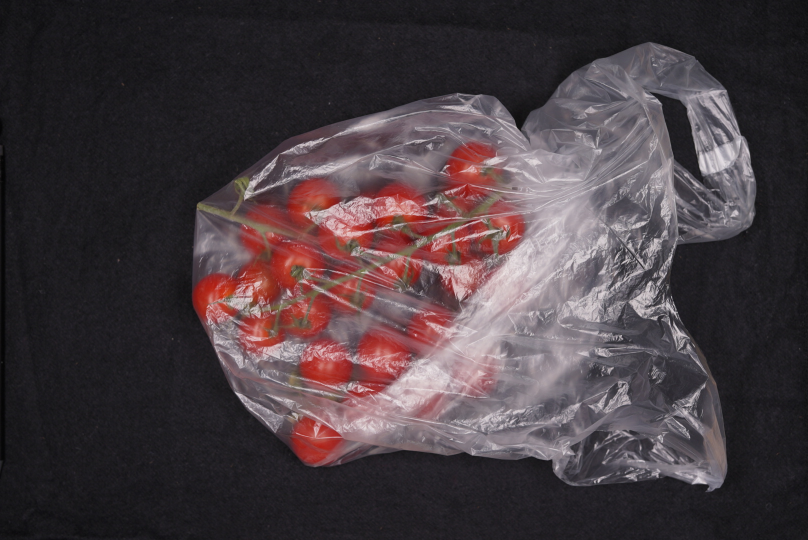
#> input picture images/Tomaten-Cocktail/train/PICT_20250604_154015.JPG, 1616 x 1080 px, found by its file name (shown at 1/2 size)
$ python bg_ai.py   (older library calls are emulated)
#> lines starting #> are read from the running program, lines starting #| are printed output that depends on the picture; after the words box and inside, x2 and y2 are one past the last pixel; in counts of white or black regions, pixels touching at a corner belong together
import cv2
import numpy as np
import time
import os

# --- Configuration ---
IMAGE_PATH = "images/Tomaten-Cocktail/PICT_20250604_154015.JPG"
# Create a dummy image if the path doesn't exist, so the script is runnable
if not os.path.exists(IMAGE_PATH):
    print(f"Warning: Image path not found. Creating a dummy test image.")
    dummy_img = np.zeros((1080, 1920, 3), dtype=np.uint8)
    # Add some dark gray patches (like the ones to be removed)
    dummy_img[100:200, 100:200] = [30, 32, 31]
    # Add some other colored objects
    cv2.circle(dummy_img, (500, 500), 150, (0, 0, 255), -1)  # large red circle
    # Add some small "dots" to be removed
    cv2.circle(dummy_img, (800, 200), 5, (0, 255, 0), -1)  # small green dot
    cv2.circle(dummy_img, (900, 300), 8, (255, 0, 0), -1)  # small blue dot
    test_img = dummy_img
else:
    # Use cv2.IMREAD_COLOR for clarity, it's the default.
    # OpenCV reads images in BGR order by default.
    test_img = cv2.imread(IMAGE_PATH, cv2.IMREAD_COLOR)
#> test_img is the input picture: shape (1080, 1616, 3); mean B, G, R 65.1, 60.7, 72.2
#| Image Dimensions: (1080, 1616, 3)

if test_img is None:
    raise FileNotFoundError(f"Could not read image from {IMAGE_PATH}")


# --- Optimized Functions ---

def remove_bg_vectorized(img):
    """
    Removes the background using NumPy boolean masking. This is orders of magnitude
    faster than iterating with Python loops.
    """
    # Important: Work with a wider data type to prevent overflow when summing.
    # OpenCV loads images as BGR (Blue, Green, Red).
    img_int = img.astype(np.int16)
    b, g, r = img_int[:, :, 0], img_int[:, :, 1], img_int[:, :, 2]
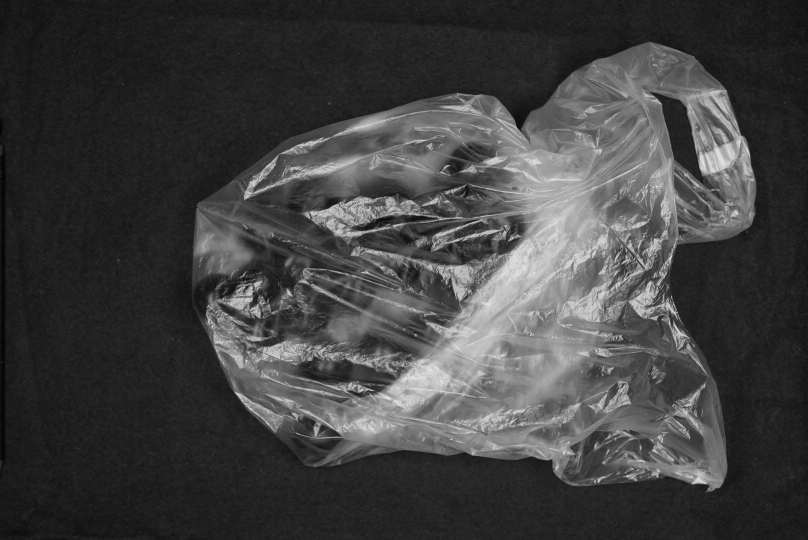
#> b: shape (1080, 1616) int16 (shown at 1/2 size); min 1, max 231, mean 65.1
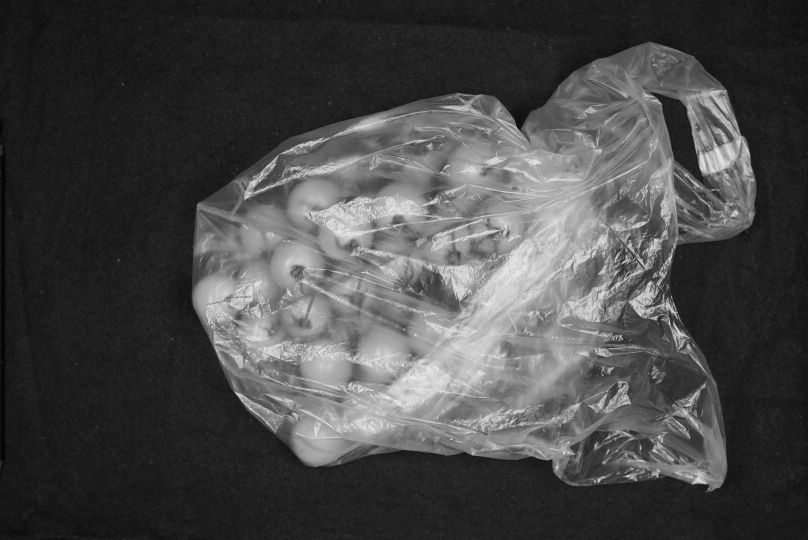
#> r: shape (1080, 1616) int16 (shown at 1/2 size); min 3, max 242, mean 72.2

    # Create a boolean "mask" for all pixels that meet the criteria.
    # This performs the calculation on the entire image at once.
    is_dark_gray_mask = ((r + g + b) < 120) & \
                        (np.abs(r - g) < 10) & \
                        (np.abs(g - b) < 10)
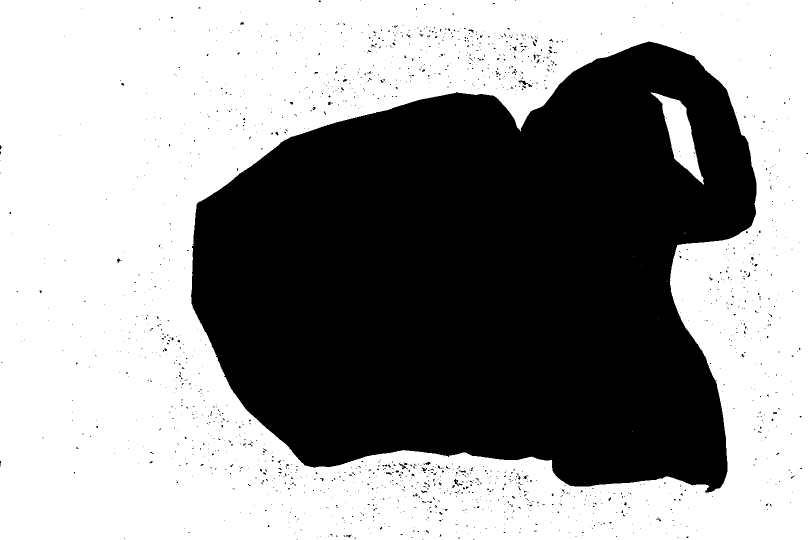
#> is_dark_gray_mask: shape (1080, 1616) bool (shown at 1/2 size); 58% white; 1694 black regions (1646 under 20 px), largest, box (x1, y1, x2, y2) and area: (382, 83, 1513, 985) 725676, (1037, 160, 1064, 174) 108, (908, 958, 918, 973) 62

    # Use the mask to set all matching pixels to white.
    # This is also a single, highly optimized operation.
    img[is_dark_gray_mask] = [255, 255, 255]
    return img


def remove_dots_optimized(img, min_size_threshold=1000):
    """
    Removes small noise/dots using OpenCV's built-in and highly optimized
    connected components labeling algorithm.
    """
#> called with min_size_threshold = 1000
    # 1. Create a binary image: 0 for background (white), 255 for foreground (everything else)
    # This is the required input for connectedComponentsWithStats.
    gray = cv2.cvtColor(img, cv2.COLOR_BGR2GRAY)
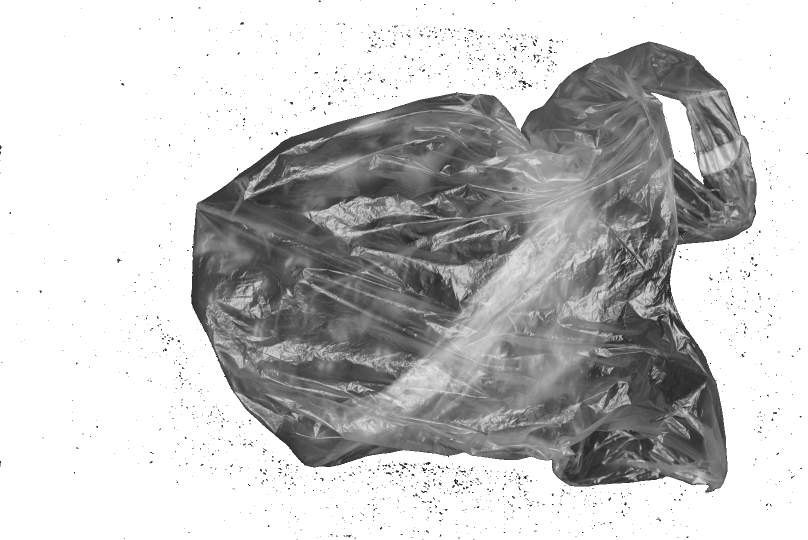
#> gray: shape (1080, 1616) (shown at 1/2 size); min 20, max 255, mean 196.1
    # Threshold the image. Anything not pure white (255) is considered part of an object.
    _, binary_mask = cv2.threshold(gray, 254, 255, cv2.THRESH_BINARY_INV)

    # 2. Find all connected components and get their stats (including area)
    # This one function replaces your entire BFS/DFS search and is implemented in C++.
    num_labels, labels, stats, centroids = cv2.connectedComponentsWithStats(binary_mask, 8, cv2.CV_32S)
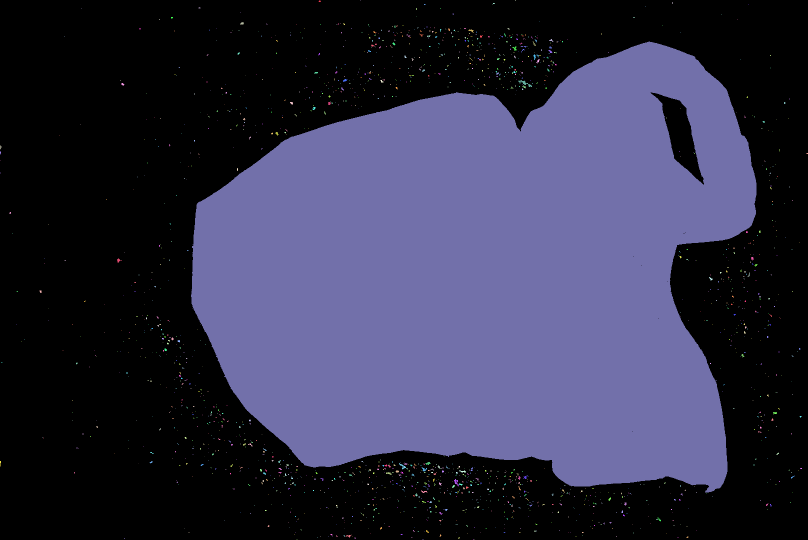
#> labels: shape (1080, 1616) int32 (shown at 1/2 size); 1695 distinct labels, from 0 to 1694; one colour per label, 0 black
#> num_labels = 1695; stats = 1695 rows, first 6: [0, 0, 1616, 1080, 1011921], [637, 1, 5, 3, 11], [721, 0, 1, 1, 1], [1030, 0, 2, 1, 2], [1344, 5, 2, 3, 4], [985, 6, 5, 3, 8]; centroids = 1695 pairs, first value 0 to 1614, second value 0 to 1079

    # 3. Create a mask to identify all the small objects we want to remove.
    # We start with an empty mask of zeros.
    small_objects_mask = np.zeros(binary_mask.shape, dtype="uint8")

    # Iterate from 1 to num_labels (0 is the background label)
    for i in range(1, num_labels):
        # Get the area of the component from the stats matrix
        area = stats[i, cv2.CC_STAT_AREA]

        # If the area is smaller than our threshold, add it to our mask
        if area < min_size_threshold:
            # The 'labels' image contains the ID of the component for each pixel.
            # We find all pixels that belong to the current small component 'i'.
            small_objects_mask[labels == i] = 255
#> this loop made 1694 passes
#> area on passes 22, 56, 87: 27, 34, 20
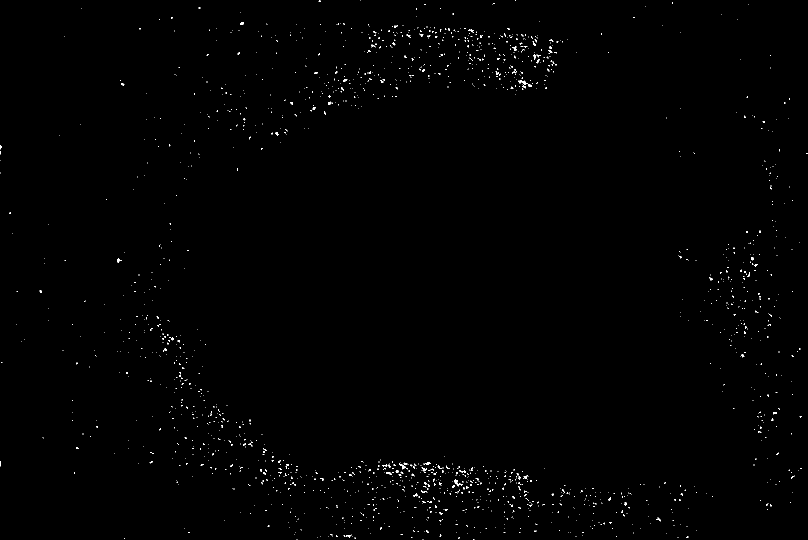
#> small_objects_mask: shape (1080, 1616) (shown at 1/2 size); 0.44% white in thin lines or dots

    # 4. Use the final mask to set the small objects to white in the original image.
    # The mask is non-zero (255) for all small dots.
    img[small_objects_mask > 0] = [255, 255, 255]
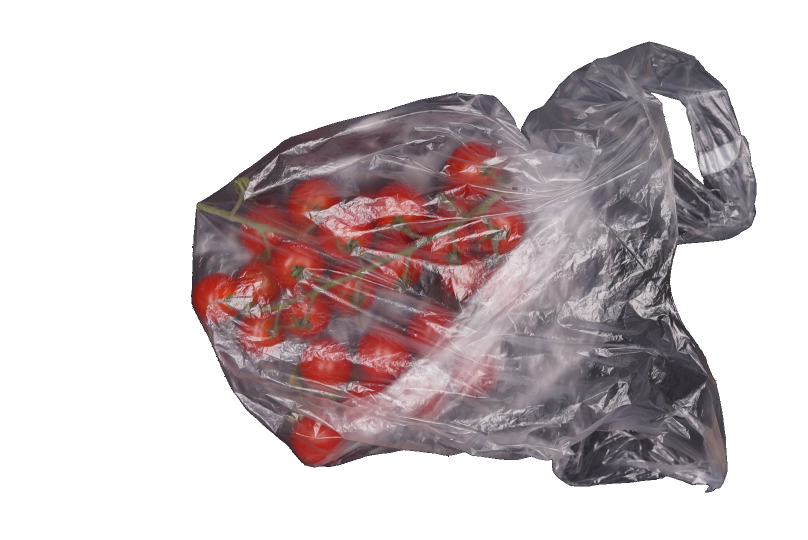
#> img: shape (1080, 1616, 3) (shown at 1/2 size); mean B, G, R 195.7, 193.6, 204.2
    return img


# --- Benchmarking ---
img_copy_1 = test_img.copy()
img_copy_2 = test_img.copy()

print(f"Image Dimensions: {test_img.shape}")

# --- New Optimized Method ---
print("\n--- Running Optimized Version ---")
start_opt = time.time_ns()
processed_img = remove_bg_vectorized(img_copy_1)
end_bg_opt = time.time_ns()
print(f"Optimized remove_bg:    {(end_bg_opt - start_opt) / 1_000_000:.4f} ms")

processed_img = remove_dots_optimized(processed_img)
end_dots_opt = time.time_ns()
print(f"Optimized remove_dots:  {(end_dots_opt - end_bg_opt) / 1_000_000:.4f} ms")
print(f"TOTAL OPTIMIZED TIME:   {(end_dots_opt - start_opt) / 1_000_000:.4f} ms")

cv2.imwrite("test/img4_optimized.jpeg", processed_img)
print("\nSaved optimized image to 'test/img4_optimized.jpeg'")
